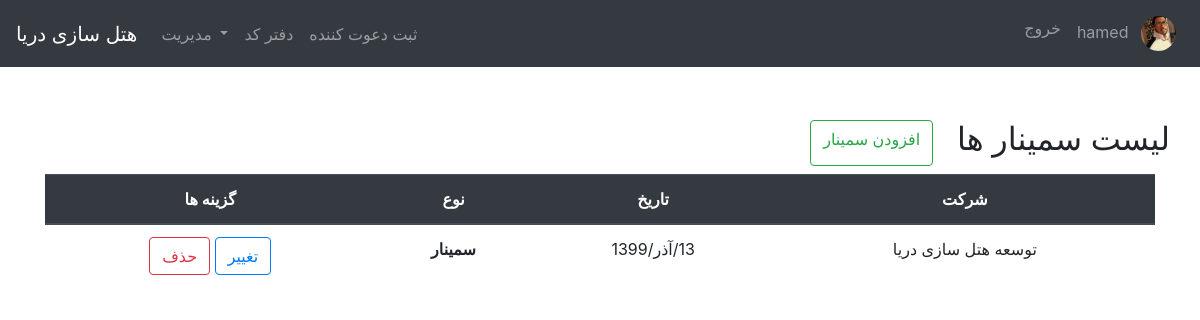
The app's page /seminar_list/ (signed in), older data.
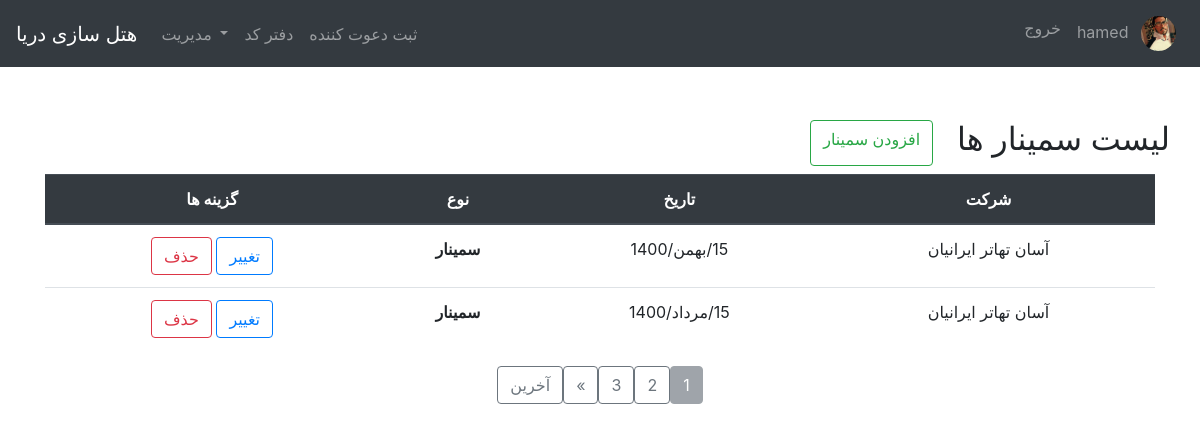
The same page, newer data.
### inviters/models.py (models this page shows, shortened)
class Seminar(models.Model):
    year = models.IntegerField(default=1400)
    month = models.ForeignKey(MonthOf, on_delete=models.PROTECT)
    day = models.IntegerField(default=15)
    company = models.ForeignKey(Company, on_delete=models.PROTECT)
    is_vebinar = models.BooleanField(default=False)
    class Meta:
        unique_together = ['year', 'month', 'day', 'company', 'is_vebinar']

class Company(models.Model):
    company_name = models.CharField(max_length=400, unique=True)
    def __str__(self):
        return self.company_name

class MonthOf(models.Model):
    month_number = models.IntegerField(unique=True)
    month_name = models.CharField(default='فروردین', max_length=20, unique=True)
    def __str__(self):
        return self.month_name
    class Meta:
        ordering = ['month_number']

### inviters/views.py (the view)
# urls.py: path('seminar_list/', SeminarListView.as_view(), name="seminar_list"),
class SeminarListView(LoginRequiredMixin, ListView):
    model = Seminar
    ordering = ['-year', '-month', '-day']
    paginate_by = 2

### inviters/templates/inviters/seminar_list.html (shortened to what this page needs)
{% extends 'base.html' %}
{% block content %}
    <div class="row mb-2" style="float: right">
        <a class="btn btn-outline-success" href="{% url 'seminar_new' %}">افزودن سمینار</a>
        <h2 class="ml-4">لیست سمینار ها </h2>
    </div>
    {% if object_list %}
        <table class="table" dir="rtl">
            <thead class="thead-dark">
            <tr>
                <th scope="col">
                    <center>شرکت</center>
                </th>
                <th scope="col">
                    <center>تاریخ</center>
                </th>
                <th scope="col">
                    <center>نوع</center>
                </th>
                <th scope="col">
                    <center>گزینه ها</center>
                </th>
            </tr>
            </thead>
            <tbody>
            {% for seminar in object_list %}
                <tr>
                    <td>
                        <center> {{ seminar.company }}</center>
                    </td>
                    <td>
                        <center>
                            {{ seminar.day }}/{{ seminar.month }}/{{ seminar.year }} </center>
                    </td>
                    <td>
                        {% if seminar.is_vebinar %}
                            <center><b>وبینار</b></center>
                        {% else %}
                            <center><b>سمینار</b></center>
                        {% endif %}
                    </td>
                    <td>
                        <center>
                            <a class="btn btn-outline-primary"
                               href="{% url 'seminar_update' seminar.id %}">تغییر</a>
                            <a class="btn btn-outline-danger" href="{% url 'seminar_delete' seminar.id %}">حذف</a>
                        </center>
                    </td>
                </tr>
            {% endfor %}
            </tbody>
        </table>
    {% else %}
        <br><br><br><br>
        <p class="alert alert-secondary">سمیناری وجود ندارد</p>
    {% endif %}
    {% if is_paginated %}
        <div class="d-flex justify-content-center" dir="rtl">
            {% for num in page_obj.paginator.page_range %}
                {% if page_obj.number == num %}
                    <a class="btn btn-secondary disabled" href="?page={{ num }}">{{ num }}</a>
                {% elif num > page_obj.number|add:'-3' and num < page_obj.number|add:'3' %}
                    <a class="btn btn-outline-secondary" href="?page={{ num }}">{{ num }}</a>
                {% endif %}
            {% endfor %}
            {% if page_obj.has_next %}
                <a class="btn btn-outline-secondary" href="?page={{ page_obj.next_page_number }}">
                    <span aria-hidden="true">&raquo;</span>
                </a>
                <a class="btn btn-outline-secondary" href="?page={{ page_obj.paginator.num_pages }}">آخرین</a>
            {% endif %}
        </div>
    {% endif %}
{% endblock %}

Row changes from the older to the newer data that the page shows:
removed Seminar: company "توسعه هتل سازی دریا", day "13", month "آذر", year "1399", is_vebinar "سمینار"
added Seminar: company "آسان تهاتر ایرانیان", day "15", month "بهمن", year "1400", is_vebinar "سمینار"
added Seminar: company "آسان تهاتر ایرانیان", day "15", month "مرداد", year "1400", is_vebinar "سمینار"
Text that changed along with them:
new list line: "1"
new list line: "2"
new list line: "3"
text now shown: "» آخرین"
